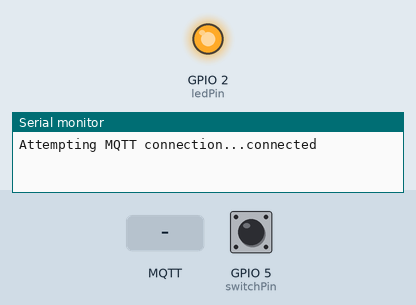
The program below on a simulated ESP8266 (NodeMCU). Parts: output pins drawn as LEDs (lit = HIGH), the last lines printed to the serial monitor. Inputs (shaded band) come from the test bench; at power-on: GPIO 5 (switchPin) HIGH. WiFi joins after 1.5 s; servers stay silent unless stated; no MQTT or app messages arrive unless stated.

Above: at 1.2 s.
1.3 s: MQTT message "1" arrives on the first subscribed topic
At 1.8 s:
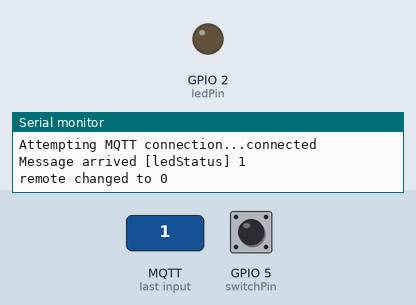
2.8 s: GPIO 5 (switchPin) pulled LOW for 0.15 s
At 3.7 s:
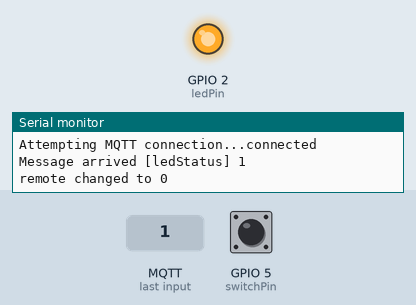
4.4 s: GPIO 5 (switchPin) pulled LOW for 3.2 s
At 5.4 s:
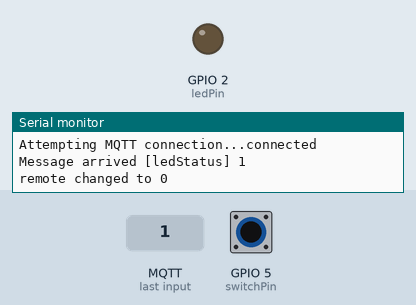
Timing chart, 0 to 9.1 s (numbered marks = the images above; inputs shaded):
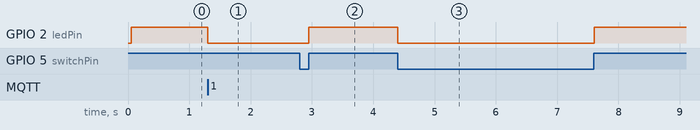

The program:

main.cpp
```cpp
#include <EEPROM.h>
#include <ESP8266WiFi.h>
#include <PubSubClient.h>
//#include <Wire.h>
//#include <Adafruit_INA219.h>

// Connect to the WiFi
const char* ssid = "WUN-TDI";
const char* password = "gtb2740!";
const char* mqtt_server = "erickersten.com";
const char* mqtt_topic = "ledStatus";
const byte ledPin = LED_BUILTIN; // Pin with LED on Adafruit Huzzah
const int switchPin = 5;
volatile int lastSwitchStatus;
volatile int ledStatus = HIGH;

WiFiClient espClient;
PubSubClient client(espClient);

void setLedStatus(int status) {
    ledStatus = status;
    client.publish("ledStatus", (char*)ledStatus);
}

void callback(char* topic, byte* payload, unsigned int length) {
    Serial.print("Message arrived [");
    Serial.print(topic);
    Serial.print("] ");
    int newStatus = 0;
    for (int i=0;i<length;i++) {
        char receivedChar = (char)payload[i];
        Serial.print(receivedChar);
        if (receivedChar == '0') {
            setLedStatus(HIGH);
        }
        if (receivedChar == '1') {
            setLedStatus(LOW);
        }
    }
    Serial.println();
    Serial.print("remote changed to ");
    Serial.println(ledStatus);
}


void reconnect() {
    // Loop until we're reconnected
    while (!client.connected()) {
        Serial.print("Attempting MQTT connection...");
        // Attempt to connect
        if (client.connect("ESP8266 Client")) {
            Serial.println("connected");
            // ... and subscribe to topic
            client.subscribe(mqtt_topic);
        } else {
            Serial.print("failed, rc=");
            Serial.print(client.state());
            Serial.println(" try again in 5 seconds");
            // Wait 5 seconds before retrying
            delay(5000);
        }
    }
}

void setup() {
    Serial.begin(115200);

    WiFi.begin(ssid, password);

    client.setServer(mqtt_server, 1883);
    client.setCallback(callback);

    pinMode(ledPin, OUTPUT);

    pinMode(switchPin, INPUT);
    lastSwitchStatus = digitalRead(switchPin);
}

void loop() {
    if (!client.connected()) {
        reconnect();
    }
    client.loop();

    digitalWrite(ledPin, ledStatus);

    if (digitalRead(switchPin) != lastSwitchStatus) {
        setLedStatus(!ledStatus);
        lastSwitchStatus = ledStatus;
    }
}
```

Measured:
- after the input at 1.3 s, GPIO 2 (ledPin): HIGH → LOW at once
- after the input at 2.8 s, GPIO 2 (ledPin): LOW → HIGH after 0.15 s
- after the input at 4.4 s, GPIO 2 (ledPin): HIGH → LOW at once, → HIGH 3.2 s later
